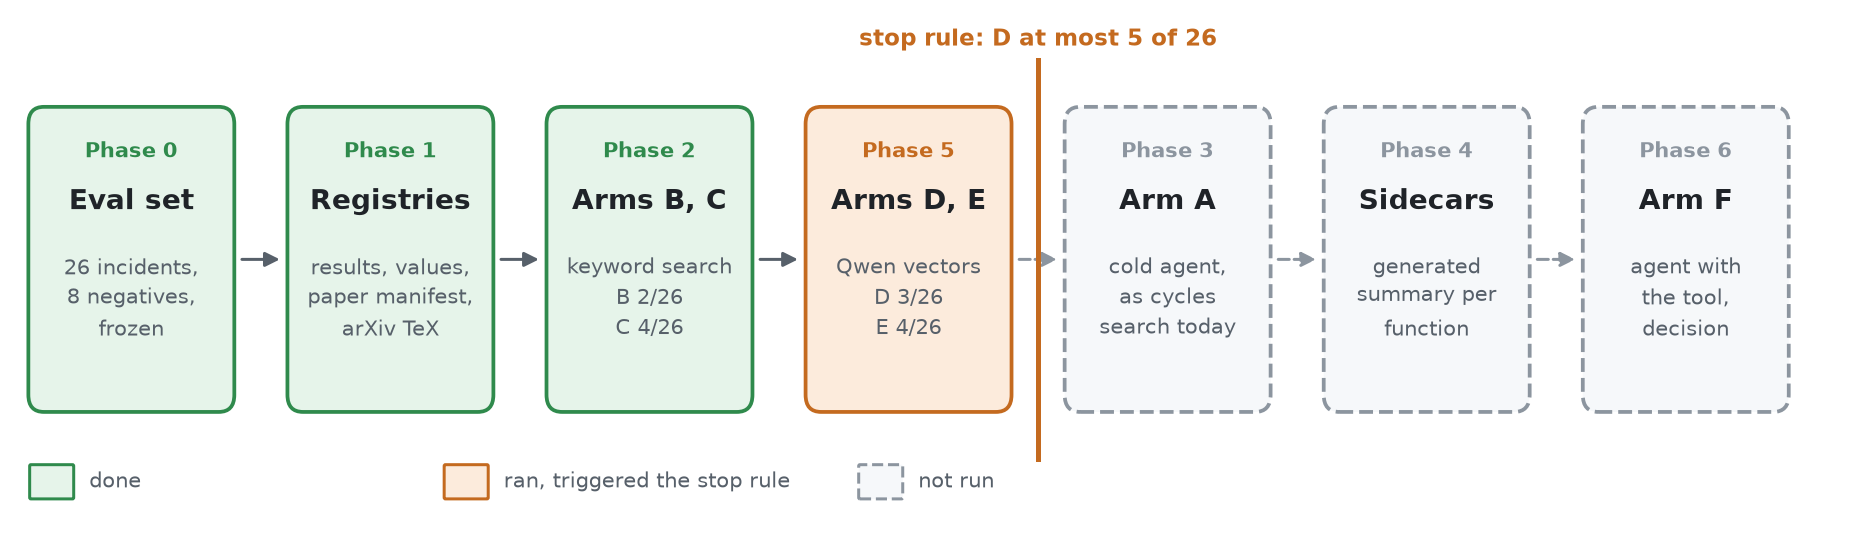

Write the Python code that produced this figure.
"""Draws the phases of the RAG experiment and their outcome into phases.png beside this script.

    .venv/bin/python scripts/rag/experiment/figures/phases.py
"""
from pathlib import Path

import matplotlib.pyplot as plt
from matplotlib.patches import FancyArrowPatch, FancyBboxPatch

INK = '#1f2328'
MUTED = '#57606a'
STYLE = {'done': ('#e6f4ea', '#2f8a4c', '-'), 'stop': ('#fcebdc', '#c46a1f', '-'),
         'skip': ('#f6f8fa', '#8c959f', '--')}
PHASES = [
    ('0', 'Eval set', ['26 incidents,', '8 negatives,', 'frozen'], 'done'),
    ('1', 'Registries', ['results, values,', 'paper manifest,', 'arXiv TeX'], 'done'),
    ('2', 'Arms B, C', ['keyword search', 'B 2/26', 'C 4/26'], 'done'),
    ('5', 'Arms D, E', ['Qwen vectors', 'D 3/26', 'E 4/26'], 'stop'),
    ('3', 'Arm A', ['cold agent,', 'as cycles', 'search today'], 'skip'),
    ('4', 'Sidecars', ['generated', 'summary per', 'function'], 'skip'),
    ('6', 'Arm F', ['agent with', 'the tool,', 'decision'], 'skip'),
]


def main():
    w, h, gap = 1.55, 2.1, 0.45
    fig, ax = plt.subplots(figsize=(13, 3.6))
    ax.set_xlim(0, len(PHASES) * (w + gap))
    ax.set_ylim(-0.75, 2.75)
    ax.axis('off')
    for i, (num, title, lines, kind) in enumerate(PHASES):
        fill, edge, ls = STYLE[kind]
        x = i * (w + gap) + 0.1
        ax.add_patch(FancyBboxPatch((x, 0), w, h, boxstyle='round,pad=0.02,rounding_size=0.12',
                                    fc=fill, ec=edge, lw=1.5, ls=ls))
        ax.text(x + w / 2, h - 0.22, f'Phase {num}', ha='center', va='top', fontsize=8.5, color=edge,
                fontweight='bold')
        ax.text(x + w / 2, h - 0.55, title, ha='center', va='top', fontsize=11, color=INK, fontweight='bold')
        ax.text(x + w / 2, h - 1.0, '\n'.join(lines), ha='center', va='top', fontsize=8.6, color=MUTED,
                linespacing=1.4)
        if i:
            skip = kind == 'skip'
            ax.add_patch(FancyArrowPatch((x - gap + 0.04, h / 2), (x - 0.04, h / 2), arrowstyle='-|>',
                                         mutation_scale=12, lw=1.2, color='#8c959f' if skip else MUTED,
                                         ls='--' if skip else '-'))
    stop_x = 4 * (w + gap) + 0.1 - gap / 2
    ax.plot([stop_x, stop_x], [-0.35, h + 0.35], color=STYLE['stop'][1], lw=2)
    ax.text(stop_x, h + 0.45, 'stop rule: D at most 5 of 26', ha='center', fontsize=9, color=STYLE['stop'][1],
            fontweight='bold')
    for k, (label, kind) in enumerate([('done', 'done'), ('ran, triggered the stop rule', 'stop'),
                                       ('not run', 'skip')]):
        fill, edge, ls = STYLE[kind]
        x = 0.1 + k * 3.2
        ax.add_patch(FancyBboxPatch((x, -0.62), 0.32, 0.22, boxstyle='round,pad=0.01', fc=fill, ec=edge,
                                    lw=1.2, ls=ls))
        ax.text(x + 0.45, -0.51, label, va='center', fontsize=8.6, color=MUTED)
    out = Path(__file__).with_suffix('.png')
    fig.savefig(out, dpi=180, bbox_inches='tight', facecolor='white')
    print(out)


if __name__ == '__main__':
    main()
